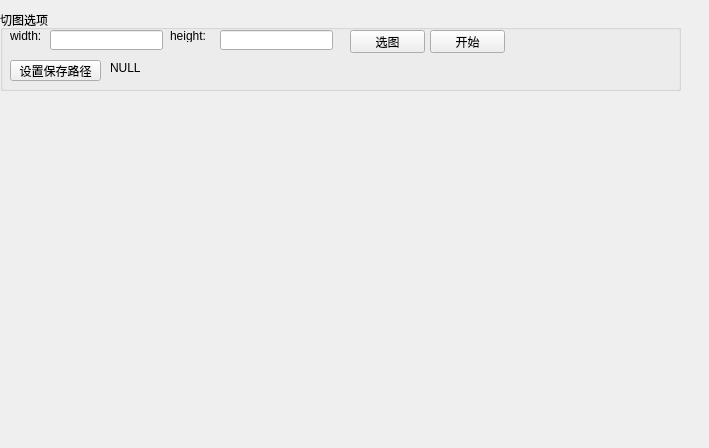
<?xml version="1.0" encoding="UTF-8"?>
<ui version="4.0">
 <class>ImageCutting</class>
 <widget class="QWidget" name="ImageCutting">
  <property name="geometry">
   <rect>
    <x>0</x>
    <y>0</y>
    <width>709</width>
    <height>448</height>
   </rect>
  </property>
  <property name="windowTitle">
   <string>Form</string>
  </property>
  <widget class="QGroupBox" name="groupBox">
   <property name="geometry">
    <rect>
     <x>0</x>
     <y>10</y>
     <width>681</width>
     <height>81</height>
    </rect>
   </property>
   <property name="title">
    <string>切图选项</string>
   </property>
   <widget class="QLineEdit" name="edit_width">
    <property name="geometry">
     <rect>
      <x>50</x>
      <y>20</y>
      <width>113</width>
      <height>20</height>
     </rect>
    </property>
   </widget>
   <widget class="QLabel" name="lbl_width">
    <property name="geometry">
     <rect>
      <x>10</x>
      <y>20</y>
      <width>54</width>
      <height>12</height>
     </rect>
    </property>
    <property name="text">
     <string>width:</string>
    </property>
   </widget>
   <widget class="QPushButton" name="btn_begin">
    <property name="geometry">
     <rect>
      <x>430</x>
      <y>20</y>
      <width>75</width>
      <height>23</height>
     </rect>
    </property>
    <property name="text">
     <string>开始</string>
    </property>
   </widget>
   <widget class="QLineEdit" name="edit_height">
    <property name="geometry">
     <rect>
      <x>220</x>
      <y>20</y>
      <width>113</width>
      <height>20</height>
     </rect>
    </property>
   </widget>
   <widget class="QLabel" name="lbl_height">
    <property name="geometry">
     <rect>
      <x>170</x>
      <y>20</y>
      <width>54</width>
      <height>12</height>
     </rect>
    </property>
    <property name="text">
     <string>height:</string>
    </property>
   </widget>
   <widget class="QPushButton" name="btn_selected">
    <property name="geometry">
     <rect>
      <x>350</x>
      <y>20</y>
      <width>75</width>
      <height>23</height>
     </rect>
    </property>
    <property name="text">
     <string>选图</string>
    </property>
   </widget>
   <widget class="QPushButton" name="btn_setSavePath">
    <property name="geometry">
     <rect>
      <x>10</x>
      <y>50</y>
      <width>91</width>
      <height>21</height>
     </rect>
    </property>
    <property name="text">
     <string>设置保存路径</string>
    </property>
   </widget>
   <widget class="QLabel" name="lbl_savePath">
    <property name="geometry">
     <rect>
      <x>110</x>
      <y>50</y>
      <width>61</width>
      <height>16</height>
     </rect>
    </property>
    <property name="text">
     <string>NULL</string>
    </property>
   </widget>
  </widget>
 </widget>
 <resources/>
 <connections/>
</ui>
